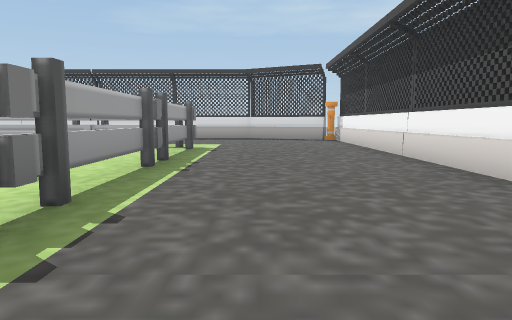
[1] (above)

19 first-person views from a walk through a 3-D level made in the Unity game engine. The camera is 1.3 m above the floor, tilts 6° down and sees 70° across. The floor is counted in squares, 2 m on a side. Each view is taken from the middle of a square. On the plan, view 1 faces up. The plan holds only what a view shows up to about 11 squares ahead; the rest is blank. The player character is not drawn.

[2]
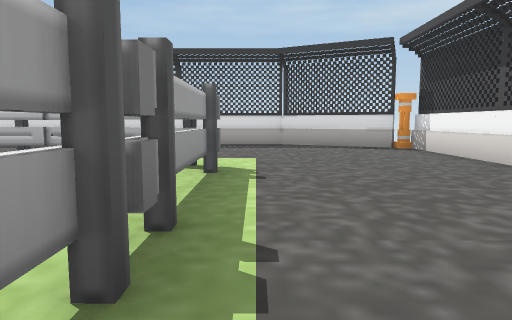

[3]
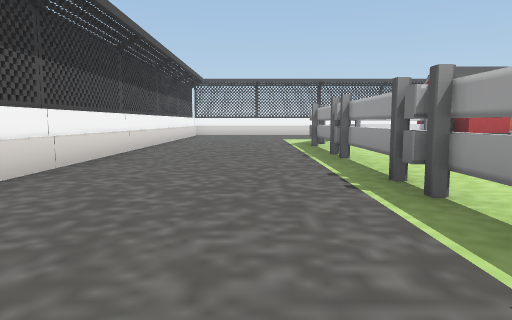

[4]
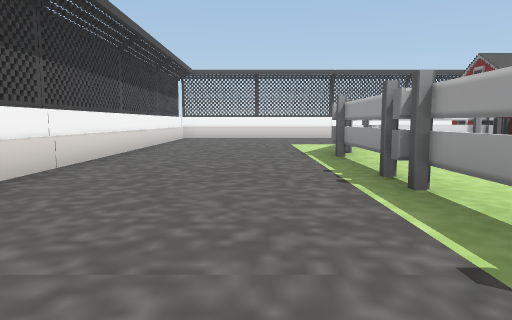

[5]
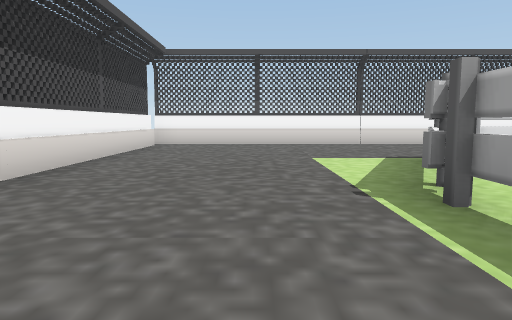

[6]
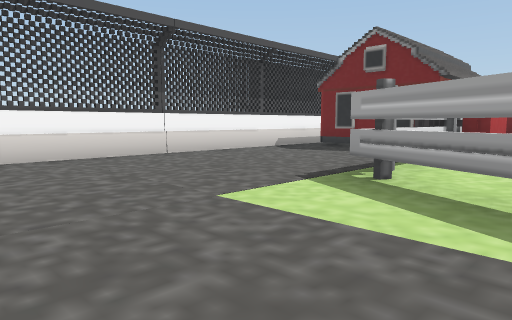

[7]
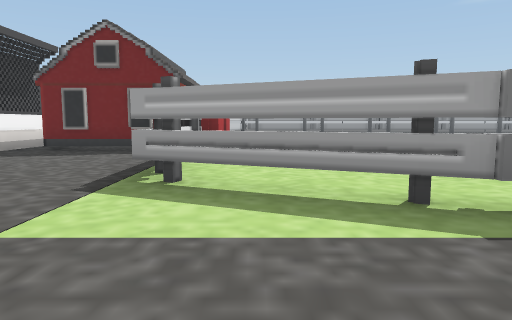

[8]
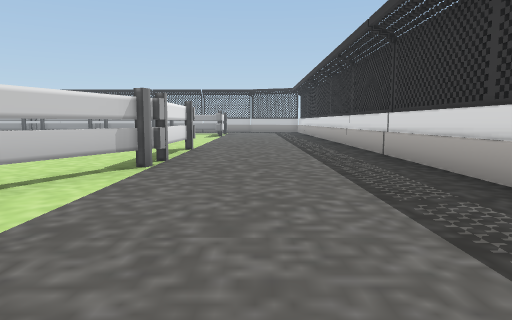

[9]
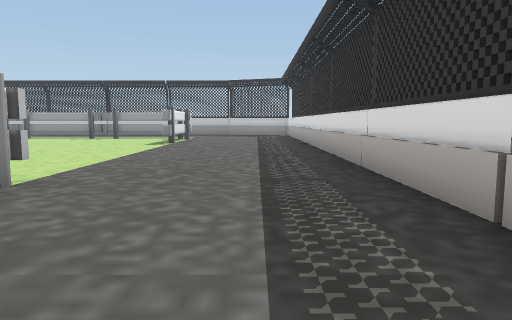

[10]
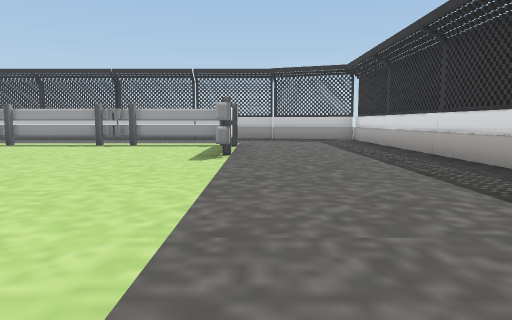

[11]
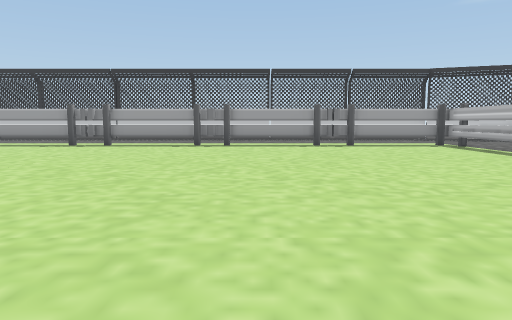

[12]
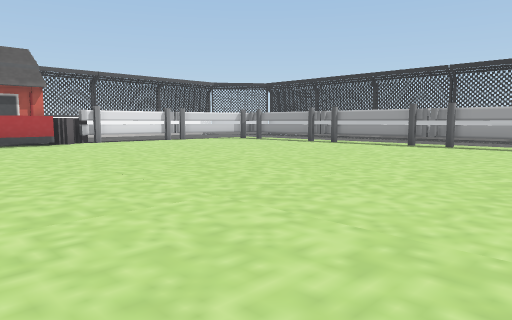

[13]
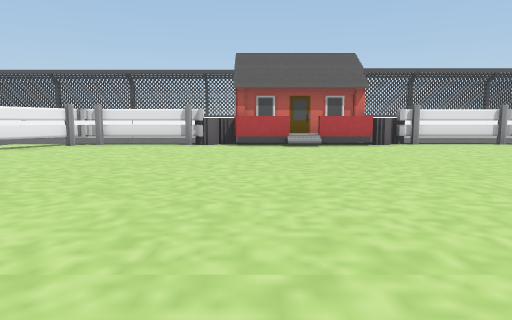

[14]
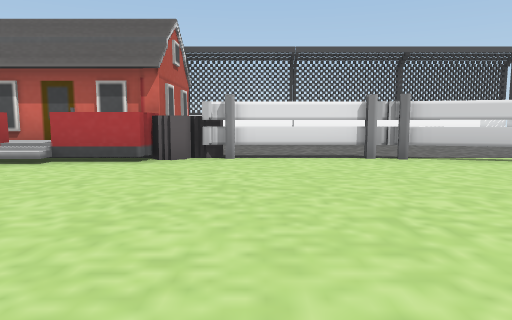

[15]
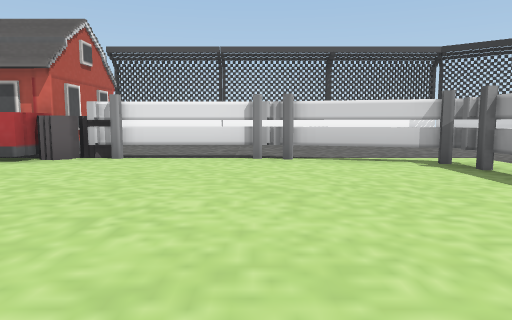

[16]
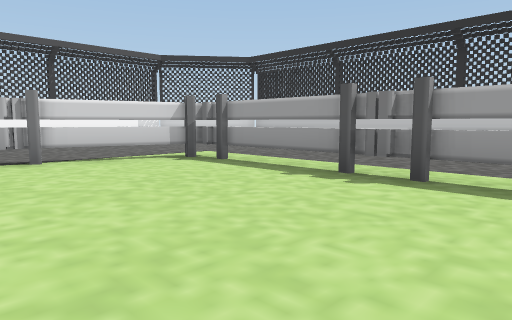

[17]
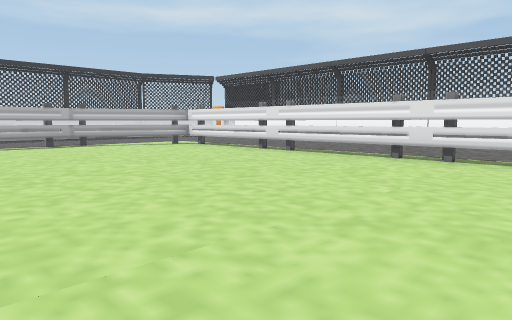

[18]
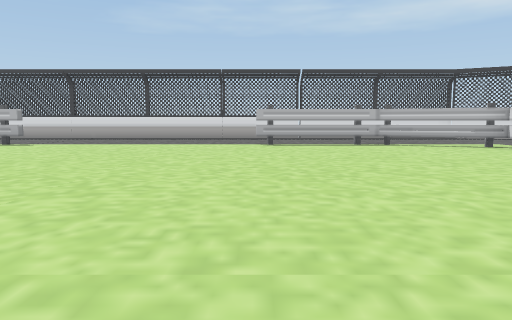

[19]
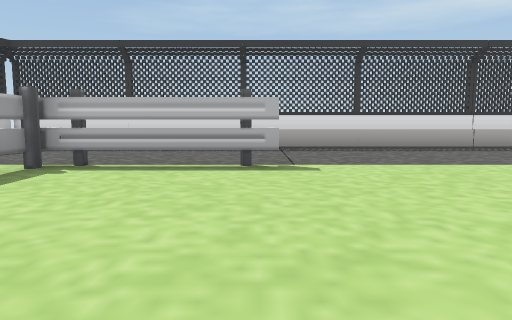

### Floor plan
Key: @ floor where view 1 was taken; # wall or solid block; x gap in a wall; . floor; = window, fence, low wall or low ledge; ^ raised ledge; T thing the floor can be seen under or through; H house.
Columns run from 21 left of view 1 to 3 right of it. Each row starts with its distance up from view 1.
 15 #######################
 14 #.....=...............##=
 13  .......................#
 12  .......................#
 11   ..==#.................#
 10   .=..........===#=T....#
  9   =................T....#
  8   =................=....#
  7   .#...............=....#
  6   =................#....#
  5   =................=....#
  4   .#...............=....#
  3   .=...............=....#
  2  .=................#....#
  1  ..=...............=....#
  0  ..#.............  =.@..#
 -1   =.............. .=....#
 -2  .=................=....#
 -3  ..=...............=....#
 -4  .=................T....#
 -5  .=................T....#
 -6  ..T..............T=....#
 -7  ..T=.....HHHH.===#.....#
 -8  ....TT==^HHHHH#........#
 -9  .........H  =..........#
-10 #.........H  =..........#
-11 ##########H  H..........x
-12          ## #############

Positions as (right, up) in squares from view 1, and headings:
1: (0, 0), facing up
2: (-1, 4), facing up
3: (0, 6), facing down
4: (0, 3), facing down
5: (0, -1), facing down
6: (1, -5), facing down-left
7: (1, -6), facing left
8: (1, 12), facing left
9: (-4, 13), facing left
10: (-8, 11), facing left
11: (-8, 5), facing left
12: (-8, 4), facing down-left
13: (-8, 3), facing down
14: (-13, -1), facing down
15: (-15, -1), facing down
16: (-14, -1), facing down-left
17: (-8, 0), facing up-right
18: (-8, 0), facing up
19: (-15, 5), facing up
